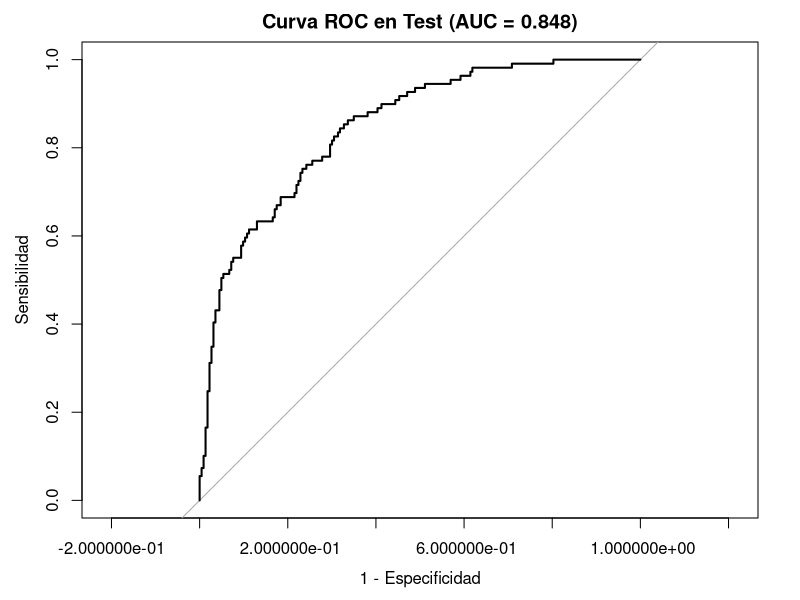

Write R code to recreate this figure.
## ---- chunk 1
#| echo: false
#| comment: ""
library(MASS)
data(Pima.tr)
m_mle <- glm(type ~ glu + bmi, data = Pima.tr, family = binomial)
salida_mle <- c(
  "Coeficientes estimados por glm():",
  capture.output(print(coef(m_mle))),
  "",
  paste("Log-verosimilitud en el óptimo:", round(as.numeric(logLik(m_mle)), 4)),
  "-------------------------------------",
  paste("Iteraciones necesarias:", m_mle$iter),
  paste("¿Convergió?", m_mle$converged)
)
cat(salida_mle, sep = "\n")
## ---- chunk 2
#| echo: false
library(MASS)
data(Pima.tr); data(Pima.te)
modelo_logistico <- glm(type ~ npreg + glu + bmi, data = Pima.tr, family = binomial)
predicciones_prob <- predict(modelo_logistico, newdata = Pima.te, type = "response")
pred_clase <- ifelse(predicciones_prob > 0.5, "Yes", "No")
tab_conf <- table(Predicted = pred_clase, Actual = Pima.te$type)
exactitud_te <- sum(diag(tab_conf)) / sum(tab_conf)
y_te <- as.numeric(Pima.te$type == "Yes")
n1_te <- sum(y_te == 1); n0_te <- sum(y_te == 0)
auc_te <- (sum(rank(predicciones_prob)[y_te == 1]) - n1_te * (n1_te + 1) / 2) / (n1_te * n0_te)
## ---- chunk 3
#| echo: false
#| comment: ""
print(tab_conf)
## ---- chunk 4
#| echo: false
#| fig-align: center
#| out-width: "100%"
titulo_roc <- sprintf("Curva ROC en Test (AUC = %.3f)", auc_te)
if (requireNamespace("pROC", quietly = TRUE)) {
  roc_obj <- pROC::roc(Pima.te$type, predicciones_prob, quiet = TRUE)
  plot(roc_obj, legacy.axes = TRUE, xlab = "1 - Especificidad", ylab = "Sensibilidad",
       main = titulo_roc)
} else {
  y_real <- Pima.te$type == "Yes"
  umbrales <- c(Inf, sort(unique(predicciones_prob), decreasing = TRUE), -Inf)
  sens <- sapply(umbrales, function(u) mean(predicciones_prob[y_real] >= u))
  fpr  <- sapply(umbrales, function(u) mean(predicciones_prob[!y_real] >= u))
  plot(fpr, sens, type = "s", xlim = c(0, 1), ylim = c(0, 1),
       xlab = "1 - Especificidad", ylab = "Sensibilidad",
       main = titulo_roc, lwd = 2)
  abline(a = 0, b = 1, col = "gray")
}
## ---- chunk 5
#| echo: false
set.seed(15)
n_p <- 100
trafico <- round(runif(n_p, 50, 200))
visibilidad <- round(runif(n_p, 1, 10), 1)
lambda_sim <- exp(0.8 + 0.01 * trafico - 0.20 * visibilidad)
accidentes <- rpois(n_p, lambda = lambda_sim)
m_pois <- glm(accidentes ~ trafico + visibilidad, family = poisson)
sum_pois <- summary(m_pois)
b_traf <- coef(m_pois)["trafico"]
b_vis  <- coef(m_pois)["visibilidad"]
irr_traf <- exp(b_traf)
irr_vis  <- exp(b_vis)
X2_pois <- sum(residuals(m_pois, type = "pearson")^2)
phi_pois <- X2_pois / m_pois$df.residual
## ---- chunk 6
#| echo: false
#| comment: ""
printCoefmat(sum_pois$coefficients, P.values = TRUE, has.Pvalue = TRUE, signif.legend = FALSE)
## ---- chunk 7
#| echo: false
#| comment: ""
cat("Convergencia IRLS:\n")
cat("  Iteraciones necesarias:", m_pois$iter, " |  ¿Convergió?:", m_pois$converged, "\n\n")
cat("Verificación de Equidispersión Condicional:\n")
cat("  Estadístico Chi-cuadrado de Pearson:", round(X2_pois, 2), "\n")
cat("  Grados de libertad residuales (n-p):", m_pois$df.residual, "\n")
cat("  Estadístico de dispersión (phi_hat):", round(phi_pois, 3), "\n")
